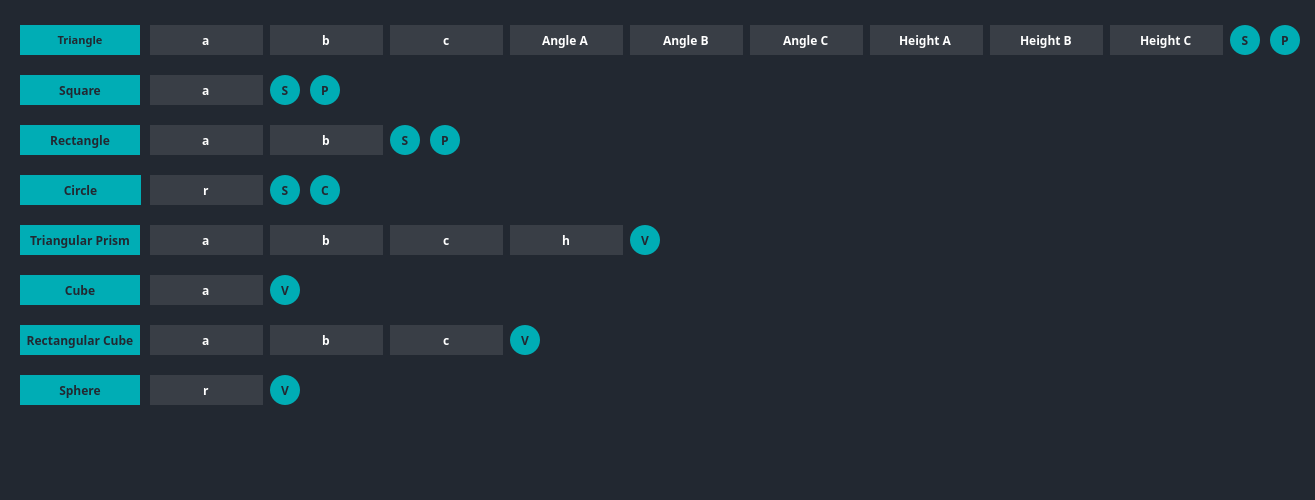
<?xml version="1.0" encoding="UTF-8"?>
<ui version="4.0">
 <class>Calculator3d</class>
 <widget class="QDialog" name="Calculator3d">
  <property name="geometry">
   <rect>
    <x>0</x>
    <y>0</y>
    <width>1315</width>
    <height>500</height>
   </rect>
  </property>
  <property name="minimumSize">
   <size>
    <width>1315</width>
    <height>500</height>
   </size>
  </property>
  <property name="maximumSize">
   <size>
    <width>1315</width>
    <height>500</height>
   </size>
  </property>
  <property name="windowTitle">
   <string>3dCalculator</string>
  </property>
  <property name="styleSheet">
   <string notr="true">background: rgb(34, 40, 49);
color: rgb(255, 255, 255);</string>
  </property>
  <widget class="QPushButton" name="TriangleButton">
   <property name="geometry">
    <rect>
     <x>20</x>
     <y>25</y>
     <width>120</width>
     <height>30</height>
    </rect>
   </property>
   <property name="font">
    <font>
     <family>Yu Gothic UI Semibold</family>
     <pointsize>8</pointsize>
     <weight>75</weight>
     <italic>false</italic>
     <bold>true</bold>
     <strikeout>false</strikeout>
     <kerning>true</kerning>
    </font>
   </property>
   <property name="styleSheet">
    <string notr="true">background: rgb(0, 173, 181);
color: rgb(34, 40, 49);
border: 0 solid black;</string>
   </property>
   <property name="text">
    <string>Triangle</string>
   </property>
  </widget>
  <widget class="QPushButton" name="SquareButton">
   <property name="geometry">
    <rect>
     <x>20</x>
     <y>75</y>
     <width>120</width>
     <height>30</height>
    </rect>
   </property>
   <property name="font">
    <font>
     <family>Yu Gothic UI Semibold</family>
     <weight>75</weight>
     <bold>true</bold>
    </font>
   </property>
   <property name="styleSheet">
    <string notr="true">background: rgb(0, 173, 181);
color: rgb(34, 40, 49);
border: 0 solid black;</string>
   </property>
   <property name="text">
    <string>Square</string>
   </property>
  </widget>
  <widget class="QPushButton" name="RectangleButton">
   <property name="geometry">
    <rect>
     <x>20</x>
     <y>125</y>
     <width>120</width>
     <height>30</height>
    </rect>
   </property>
   <property name="font">
    <font>
     <family>Yu Gothic UI Semibold</family>
     <weight>75</weight>
     <bold>true</bold>
    </font>
   </property>
   <property name="styleSheet">
    <string notr="true">background: rgb(0, 173, 181);
color: rgb(34, 40, 49);
border: 0 solid black;</string>
   </property>
   <property name="text">
    <string>Rectangle</string>
   </property>
  </widget>
  <widget class="QPushButton" name="CircleButton">
   <property name="geometry">
    <rect>
     <x>20</x>
     <y>175</y>
     <width>121</width>
     <height>30</height>
    </rect>
   </property>
   <property name="font">
    <font>
     <family>Yu Gothic UI Semibold</family>
     <weight>75</weight>
     <bold>true</bold>
    </font>
   </property>
   <property name="styleSheet">
    <string notr="true">background: rgb(0, 173, 181);
color: rgb(34, 40, 49);
border: 0 solid black;</string>
   </property>
   <property name="text">
    <string>Circle</string>
   </property>
  </widget>
  <widget class="QPushButton" name="TriangularPrismButton">
   <property name="geometry">
    <rect>
     <x>20</x>
     <y>225</y>
     <width>120</width>
     <height>30</height>
    </rect>
   </property>
   <property name="font">
    <font>
     <family>Yu Gothic UI Semibold</family>
     <weight>75</weight>
     <bold>true</bold>
    </font>
   </property>
   <property name="styleSheet">
    <string notr="true">background: rgb(0, 173, 181);
color: rgb(34, 40, 49);
border: 0 solid black;</string>
   </property>
   <property name="text">
    <string>Triangular Prism</string>
   </property>
  </widget>
  <widget class="QPushButton" name="CubeButton">
   <property name="geometry">
    <rect>
     <x>20</x>
     <y>275</y>
     <width>120</width>
     <height>30</height>
    </rect>
   </property>
   <property name="font">
    <font>
     <family>Yu Gothic UI Semibold</family>
     <weight>75</weight>
     <bold>true</bold>
    </font>
   </property>
   <property name="styleSheet">
    <string notr="true">background: rgb(0, 173, 181);
color: rgb(34, 40, 49);
border: 0 solid black;</string>
   </property>
   <property name="text">
    <string>Cube</string>
   </property>
  </widget>
  <widget class="QPushButton" name="RectangularCubeButton">
   <property name="geometry">
    <rect>
     <x>20</x>
     <y>325</y>
     <width>120</width>
     <height>30</height>
    </rect>
   </property>
   <property name="font">
    <font>
     <family>Yu Gothic UI Semibold</family>
     <weight>75</weight>
     <bold>true</bold>
    </font>
   </property>
   <property name="styleSheet">
    <string notr="true">background: rgb(0, 173, 181);
color: rgb(34, 40, 49);
border: 0 solid black;</string>
   </property>
   <property name="text">
    <string>Rectangular Cube</string>
   </property>
  </widget>
  <widget class="QPushButton" name="SphereButton">
   <property name="geometry">
    <rect>
     <x>20</x>
     <y>375</y>
     <width>120</width>
     <height>30</height>
    </rect>
   </property>
   <property name="font">
    <font>
     <family>Yu Gothic UI Semibold</family>
     <weight>75</weight>
     <bold>true</bold>
    </font>
   </property>
   <property name="styleSheet">
    <string notr="true">background: rgb(0, 173, 181);
color: rgb(34, 40, 49);
border: 0 solid black;</string>
   </property>
   <property name="text">
    <string>Sphere</string>
   </property>
  </widget>
  <widget class="QLineEdit" name="TriangleA">
   <property name="geometry">
    <rect>
     <x>150</x>
     <y>25</y>
     <width>113</width>
     <height>30</height>
    </rect>
   </property>
   <property name="font">
    <font>
     <family>Yu Gothic UI Semibold</family>
     <weight>75</weight>
     <bold>true</bold>
    </font>
   </property>
   <property name="styleSheet">
    <string notr="true">background-color: rgb(57, 62, 70);
border: 0 solid black;</string>
   </property>
   <property name="text">
    <string>a</string>
   </property>
   <property name="alignment">
    <set>Qt::AlignCenter</set>
   </property>
  </widget>
  <widget class="QLineEdit" name="SquareA">
   <property name="geometry">
    <rect>
     <x>150</x>
     <y>75</y>
     <width>113</width>
     <height>30</height>
    </rect>
   </property>
   <property name="font">
    <font>
     <family>Yu Gothic UI Semibold</family>
     <weight>75</weight>
     <bold>true</bold>
    </font>
   </property>
   <property name="styleSheet">
    <string notr="true">background-color: rgb(57, 62, 70);
border: 0 solid black;</string>
   </property>
   <property name="text">
    <string>a</string>
   </property>
   <property name="alignment">
    <set>Qt::AlignCenter</set>
   </property>
  </widget>
  <widget class="QLineEdit" name="RectangleA">
   <property name="geometry">
    <rect>
     <x>150</x>
     <y>125</y>
     <width>113</width>
     <height>30</height>
    </rect>
   </property>
   <property name="font">
    <font>
     <family>Yu Gothic UI Semibold</family>
     <weight>75</weight>
     <bold>true</bold>
    </font>
   </property>
   <property name="styleSheet">
    <string notr="true">background-color: rgb(57, 62, 70);
border: 0 solid black;</string>
   </property>
   <property name="text">
    <string>a</string>
   </property>
   <property name="alignment">
    <set>Qt::AlignCenter</set>
   </property>
  </widget>
  <widget class="QLineEdit" name="CircleR">
   <property name="geometry">
    <rect>
     <x>150</x>
     <y>175</y>
     <width>113</width>
     <height>30</height>
    </rect>
   </property>
   <property name="font">
    <font>
     <family>Yu Gothic UI Semibold</family>
     <weight>75</weight>
     <bold>true</bold>
    </font>
   </property>
   <property name="styleSheet">
    <string notr="true">background-color: rgb(57, 62, 70);
border: 0 solid black;</string>
   </property>
   <property name="text">
    <string>r</string>
   </property>
   <property name="alignment">
    <set>Qt::AlignCenter</set>
   </property>
  </widget>
  <widget class="QLineEdit" name="TriangularPrismA">
   <property name="geometry">
    <rect>
     <x>150</x>
     <y>225</y>
     <width>113</width>
     <height>30</height>
    </rect>
   </property>
   <property name="font">
    <font>
     <family>Yu Gothic UI Semibold</family>
     <weight>75</weight>
     <bold>true</bold>
    </font>
   </property>
   <property name="styleSheet">
    <string notr="true">background-color: rgb(57, 62, 70);
border: 0 solid black;</string>
   </property>
   <property name="text">
    <string>a</string>
   </property>
   <property name="alignment">
    <set>Qt::AlignCenter</set>
   </property>
  </widget>
  <widget class="QLineEdit" name="CubeA">
   <property name="geometry">
    <rect>
     <x>150</x>
     <y>275</y>
     <width>113</width>
     <height>30</height>
    </rect>
   </property>
   <property name="font">
    <font>
     <family>Yu Gothic UI Semibold</family>
     <weight>75</weight>
     <bold>true</bold>
    </font>
   </property>
   <property name="styleSheet">
    <string notr="true">background-color: rgb(57, 62, 70);
border: 0 solid black;</string>
   </property>
   <property name="text">
    <string>a</string>
   </property>
   <property name="alignment">
    <set>Qt::AlignCenter</set>
   </property>
  </widget>
  <widget class="QLineEdit" name="RectangularCubeA">
   <property name="geometry">
    <rect>
     <x>150</x>
     <y>325</y>
     <width>113</width>
     <height>30</height>
    </rect>
   </property>
   <property name="font">
    <font>
     <family>Yu Gothic UI Semibold</family>
     <weight>75</weight>
     <bold>true</bold>
    </font>
   </property>
   <property name="styleSheet">
    <string notr="true">background-color: rgb(57, 62, 70);
border: 0 solid black;</string>
   </property>
   <property name="text">
    <string>a</string>
   </property>
   <property name="alignment">
    <set>Qt::AlignCenter</set>
   </property>
  </widget>
  <widget class="QLineEdit" name="SphereR">
   <property name="geometry">
    <rect>
     <x>150</x>
     <y>375</y>
     <width>113</width>
     <height>30</height>
    </rect>
   </property>
   <property name="font">
    <font>
     <family>Yu Gothic UI Semibold</family>
     <weight>75</weight>
     <bold>true</bold>
    </font>
   </property>
   <property name="styleSheet">
    <string notr="true">background-color: rgb(57, 62, 70);
border: 0 solid black;</string>
   </property>
   <property name="text">
    <string>r</string>
   </property>
   <property name="alignment">
    <set>Qt::AlignCenter</set>
   </property>
  </widget>
  <widget class="QLineEdit" name="TriangleB">
   <property name="geometry">
    <rect>
     <x>270</x>
     <y>25</y>
     <width>113</width>
     <height>30</height>
    </rect>
   </property>
   <property name="font">
    <font>
     <family>Yu Gothic UI Semibold</family>
     <weight>75</weight>
     <bold>true</bold>
    </font>
   </property>
   <property name="styleSheet">
    <string notr="true">background-color: rgb(57, 62, 70);
border: 0 solid black;</string>
   </property>
   <property name="text">
    <string>b</string>
   </property>
   <property name="alignment">
    <set>Qt::AlignCenter</set>
   </property>
  </widget>
  <widget class="QLineEdit" name="TriangleC">
   <property name="geometry">
    <rect>
     <x>390</x>
     <y>25</y>
     <width>113</width>
     <height>30</height>
    </rect>
   </property>
   <property name="font">
    <font>
     <family>Yu Gothic UI Semibold</family>
     <weight>75</weight>
     <bold>true</bold>
    </font>
   </property>
   <property name="styleSheet">
    <string notr="true">background-color: rgb(57, 62, 70);
border: 0 solid black;</string>
   </property>
   <property name="text">
    <string>c</string>
   </property>
   <property name="alignment">
    <set>Qt::AlignCenter</set>
   </property>
  </widget>
  <widget class="QLineEdit" name="TriangleAngleA">
   <property name="geometry">
    <rect>
     <x>510</x>
     <y>25</y>
     <width>113</width>
     <height>30</height>
    </rect>
   </property>
   <property name="font">
    <font>
     <family>Yu Gothic UI Semibold</family>
     <weight>75</weight>
     <bold>true</bold>
    </font>
   </property>
   <property name="styleSheet">
    <string notr="true">background-color: rgb(57, 62, 70);
border: 0 solid black;</string>
   </property>
   <property name="text">
    <string>Angle A</string>
   </property>
   <property name="alignment">
    <set>Qt::AlignCenter</set>
   </property>
  </widget>
  <widget class="QLineEdit" name="TriangleAngleB">
   <property name="geometry">
    <rect>
     <x>630</x>
     <y>25</y>
     <width>113</width>
     <height>30</height>
    </rect>
   </property>
   <property name="font">
    <font>
     <family>Yu Gothic UI Semibold</family>
     <weight>75</weight>
     <bold>true</bold>
    </font>
   </property>
   <property name="styleSheet">
    <string notr="true">background-color: rgb(57, 62, 70);
border: 0 solid black;</string>
   </property>
   <property name="text">
    <string>Angle B</string>
   </property>
   <property name="alignment">
    <set>Qt::AlignCenter</set>
   </property>
  </widget>
  <widget class="QLineEdit" name="TriangleAngleC">
   <property name="geometry">
    <rect>
     <x>750</x>
     <y>25</y>
     <width>113</width>
     <height>30</height>
    </rect>
   </property>
   <property name="font">
    <font>
     <family>Yu Gothic UI Semibold</family>
     <weight>75</weight>
     <bold>true</bold>
    </font>
   </property>
   <property name="styleSheet">
    <string notr="true">background-color: rgb(57, 62, 70);
border: 0 solid black;</string>
   </property>
   <property name="text">
    <string>Angle C</string>
   </property>
   <property name="alignment">
    <set>Qt::AlignCenter</set>
   </property>
  </widget>
  <widget class="QLineEdit" name="TriangleHeightA">
   <property name="geometry">
    <rect>
     <x>870</x>
     <y>25</y>
     <width>113</width>
     <height>30</height>
    </rect>
   </property>
   <property name="font">
    <font>
     <family>Yu Gothic UI Semibold</family>
     <weight>75</weight>
     <bold>true</bold>
    </font>
   </property>
   <property name="styleSheet">
    <string notr="true">background-color: rgb(57, 62, 70);
border: 0 solid black;</string>
   </property>
   <property name="text">
    <string>Height A</string>
   </property>
   <property name="alignment">
    <set>Qt::AlignCenter</set>
   </property>
  </widget>
  <widget class="QLineEdit" name="RectangleB">
   <property name="geometry">
    <rect>
     <x>270</x>
     <y>125</y>
     <width>113</width>
     <height>30</height>
    </rect>
   </property>
   <property name="font">
    <font>
     <family>Yu Gothic UI Semibold</family>
     <weight>75</weight>
     <bold>true</bold>
    </font>
   </property>
   <property name="styleSheet">
    <string notr="true">background-color: rgb(57, 62, 70);
border: 0 solid black;</string>
   </property>
   <property name="text">
    <string>b</string>
   </property>
   <property name="alignment">
    <set>Qt::AlignCenter</set>
   </property>
  </widget>
  <widget class="QLineEdit" name="TriangularPrismC">
   <property name="geometry">
    <rect>
     <x>390</x>
     <y>225</y>
     <width>113</width>
     <height>30</height>
    </rect>
   </property>
   <property name="font">
    <font>
     <family>Yu Gothic UI Semibold</family>
     <weight>75</weight>
     <bold>true</bold>
    </font>
   </property>
   <property name="styleSheet">
    <string notr="true">background-color: rgb(57, 62, 70);
border: 0 solid black;</string>
   </property>
   <property name="text">
    <string>c</string>
   </property>
   <property name="alignment">
    <set>Qt::AlignCenter</set>
   </property>
  </widget>
  <widget class="QLineEdit" name="TriangularPrismH">
   <property name="geometry">
    <rect>
     <x>510</x>
     <y>225</y>
     <width>113</width>
     <height>30</height>
    </rect>
   </property>
   <property name="font">
    <font>
     <family>Yu Gothic UI Semibold</family>
     <weight>75</weight>
     <bold>true</bold>
    </font>
   </property>
   <property name="styleSheet">
    <string notr="true">background-color: rgb(57, 62, 70);
border: 0 solid black;</string>
   </property>
   <property name="text">
    <string>h</string>
   </property>
   <property name="alignment">
    <set>Qt::AlignCenter</set>
   </property>
  </widget>
  <widget class="QLineEdit" name="RectangularCubeB">
   <property name="geometry">
    <rect>
     <x>270</x>
     <y>325</y>
     <width>113</width>
     <height>30</height>
    </rect>
   </property>
   <property name="font">
    <font>
     <family>Yu Gothic UI Semibold</family>
     <weight>75</weight>
     <bold>true</bold>
    </font>
   </property>
   <property name="styleSheet">
    <string notr="true">background-color: rgb(57, 62, 70);
border: 0 solid black;</string>
   </property>
   <property name="text">
    <string>b</string>
   </property>
   <property name="alignment">
    <set>Qt::AlignCenter</set>
   </property>
  </widget>
  <widget class="QLineEdit" name="RectangularCubeC">
   <property name="geometry">
    <rect>
     <x>390</x>
     <y>325</y>
     <width>113</width>
     <height>30</height>
    </rect>
   </property>
   <property name="font">
    <font>
     <family>Yu Gothic UI Semibold</family>
     <weight>75</weight>
     <bold>true</bold>
    </font>
   </property>
   <property name="styleSheet">
    <string notr="true">background-color: rgb(57, 62, 70);
border: 0 solid black;</string>
   </property>
   <property name="text">
    <string>c</string>
   </property>
   <property name="alignment">
    <set>Qt::AlignCenter</set>
   </property>
  </widget>
  <widget class="QLineEdit" name="TriangleHeightB">
   <property name="geometry">
    <rect>
     <x>990</x>
     <y>25</y>
     <width>113</width>
     <height>30</height>
    </rect>
   </property>
   <property name="font">
    <font>
     <family>Yu Gothic UI Semibold</family>
     <weight>75</weight>
     <bold>true</bold>
    </font>
   </property>
   <property name="styleSheet">
    <string notr="true">background-color: rgb(57, 62, 70);
border: 0 solid black;</string>
   </property>
   <property name="text">
    <string>Height B</string>
   </property>
   <property name="alignment">
    <set>Qt::AlignCenter</set>
   </property>
  </widget>
  <widget class="QLineEdit" name="TriangleHeightC">
   <property name="geometry">
    <rect>
     <x>1110</x>
     <y>25</y>
     <width>113</width>
     <height>30</height>
    </rect>
   </property>
   <property name="font">
    <font>
     <family>Yu Gothic UI Semibold</family>
     <weight>75</weight>
     <bold>true</bold>
    </font>
   </property>
   <property name="styleSheet">
    <string notr="true">background-color: rgb(57, 62, 70);
border: 0 solid black;</string>
   </property>
   <property name="text">
    <string>Height C</string>
   </property>
   <property name="alignment">
    <set>Qt::AlignCenter</set>
   </property>
  </widget>
  <widget class="QLabel" name="label">
   <property name="geometry">
    <rect>
     <x>20</x>
     <y>424</y>
     <width>1280</width>
     <height>51</height>
    </rect>
   </property>
   <property name="font">
    <font>
     <family>Yu Gothic UI Semibold</family>
     <pointsize>20</pointsize>
     <weight>50</weight>
     <italic>false</italic>
     <bold>false</bold>
    </font>
   </property>
   <property name="autoFillBackground">
    <bool>false</bool>
   </property>
   <property name="styleSheet">
    <string notr="true">color: rgb(255, 255, 255);
font: 20pt;</string>
   </property>
   <property name="text">
    <string/>
   </property>
   <property name="textFormat">
    <enum>Qt::PlainText</enum>
   </property>
  </widget>
  <widget class="QPushButton" name="TriangleS">
   <property name="geometry">
    <rect>
     <x>1230</x>
     <y>25</y>
     <width>30</width>
     <height>30</height>
    </rect>
   </property>
   <property name="font">
    <font>
     <family>Yu Gothic UI Semibold</family>
     <weight>75</weight>
     <bold>true</bold>
    </font>
   </property>
   <property name="styleSheet">
    <string notr="true">background: rgb(0, 173, 181);
color: rgb(34, 40, 49);
border: 0 solid black;
border-radius: 15%;</string>
   </property>
   <property name="text">
    <string>S</string>
   </property>
  </widget>
  <widget class="QPushButton" name="TriangleP">
   <property name="geometry">
    <rect>
     <x>1270</x>
     <y>25</y>
     <width>30</width>
     <height>30</height>
    </rect>
   </property>
   <property name="font">
    <font>
     <family>Yu Gothic UI Semibold</family>
     <weight>75</weight>
     <bold>true</bold>
    </font>
   </property>
   <property name="styleSheet">
    <string notr="true">background: rgb(0, 173, 181);
color: rgb(34, 40, 49);
border: 0 solid black;
border-radius: 15%;</string>
   </property>
   <property name="text">
    <string>P</string>
   </property>
  </widget>
  <widget class="QPushButton" name="SquareS">
   <property name="geometry">
    <rect>
     <x>270</x>
     <y>75</y>
     <width>30</width>
     <height>30</height>
    </rect>
   </property>
   <property name="font">
    <font>
     <family>Yu Gothic UI Semibold</family>
     <weight>75</weight>
     <bold>true</bold>
    </font>
   </property>
   <property name="styleSheet">
    <string notr="true">background: rgb(0, 173, 181);
color: rgb(34, 40, 49);
border: 0 solid black;
border-radius: 15%;</string>
   </property>
   <property name="text">
    <string>S</string>
   </property>
  </widget>
  <widget class="QPushButton" name="SquareP">
   <property name="geometry">
    <rect>
     <x>310</x>
     <y>75</y>
     <width>30</width>
     <height>30</height>
    </rect>
   </property>
   <property name="font">
    <font>
     <family>Yu Gothic UI Semibold</family>
     <weight>75</weight>
     <bold>true</bold>
    </font>
   </property>
   <property name="styleSheet">
    <string notr="true">background: rgb(0, 173, 181);
color: rgb(34, 40, 49);
border: 0 solid black;
border-radius: 15%;</string>
   </property>
   <property name="text">
    <string>P</string>
   </property>
  </widget>
  <widget class="QPushButton" name="RectangleS">
   <property name="geometry">
    <rect>
     <x>390</x>
     <y>125</y>
     <width>30</width>
     <height>30</height>
    </rect>
   </property>
   <property name="font">
    <font>
     <family>Yu Gothic UI Semibold</family>
     <weight>75</weight>
     <bold>true</bold>
    </font>
   </property>
   <property name="styleSheet">
    <string notr="true">background: rgb(0, 173, 181);
color: rgb(34, 40, 49);
border: 0 solid black;
border-radius: 15%;</string>
   </property>
   <property name="text">
    <string>S</string>
   </property>
  </widget>
  <widget class="QPushButton" name="RectangleP">
   <property name="geometry">
    <rect>
     <x>430</x>
     <y>125</y>
     <width>30</width>
     <height>30</height>
    </rect>
   </property>
   <property name="font">
    <font>
     <family>Yu Gothic UI Semibold</family>
     <weight>75</weight>
     <bold>true</bold>
    </font>
   </property>
   <property name="styleSheet">
    <string notr="true">background: rgb(0, 173, 181);
color: rgb(34, 40, 49);
border: 0 solid black;
border-radius: 15%;</string>
   </property>
   <property name="text">
    <string>P</string>
   </property>
  </widget>
  <widget class="QPushButton" name="CircleS">
   <property name="geometry">
    <rect>
     <x>270</x>
     <y>175</y>
     <width>30</width>
     <height>30</height>
    </rect>
   </property>
   <property name="font">
    <font>
     <family>Yu Gothic UI Semibold</family>
     <weight>75</weight>
     <bold>true</bold>
    </font>
   </property>
   <property name="styleSheet">
    <string notr="true">background: rgb(0, 173, 181);
color: rgb(34, 40, 49);
border: 0 solid black;
border-radius: 15%;</string>
   </property>
   <property name="text">
    <string>S</string>
   </property>
  </widget>
  <widget class="QPushButton" name="CircleC">
   <property name="geometry">
    <rect>
     <x>310</x>
     <y>175</y>
     <width>30</width>
     <height>30</height>
    </rect>
   </property>
   <property name="font">
    <font>
     <family>Yu Gothic UI Semibold</family>
     <weight>75</weight>
     <bold>true</bold>
    </font>
   </property>
   <property name="styleSheet">
    <string notr="true">background: rgb(0, 173, 181);
color: rgb(34, 40, 49);
border: 0 solid black;
border-radius: 15%;</string>
   </property>
   <property name="text">
    <string>C</string>
   </property>
  </widget>
  <widget class="QPushButton" name="TriangularPrismV">
   <property name="geometry">
    <rect>
     <x>630</x>
     <y>225</y>
     <width>30</width>
     <height>30</height>
    </rect>
   </property>
   <property name="font">
    <font>
     <family>Yu Gothic UI Semibold</family>
     <weight>75</weight>
     <bold>true</bold>
    </font>
   </property>
   <property name="styleSheet">
    <string notr="true">background: rgb(0, 173, 181);
color: rgb(34, 40, 49);
border: 0 solid black;
border-radius: 15%;</string>
   </property>
   <property name="text">
    <string>V</string>
   </property>
  </widget>
  <widget class="QPushButton" name="CubeV">
   <property name="geometry">
    <rect>
     <x>270</x>
     <y>275</y>
     <width>30</width>
     <height>30</height>
    </rect>
   </property>
   <property name="font">
    <font>
     <family>Yu Gothic UI Semibold</family>
     <weight>75</weight>
     <bold>true</bold>
    </font>
   </property>
   <property name="styleSheet">
    <string notr="true">background: rgb(0, 173, 181);
color: rgb(34, 40, 49);
border: 0 solid black;
border-radius: 15%;</string>
   </property>
   <property name="text">
    <string>V</string>
   </property>
  </widget>
  <widget class="QPushButton" name="RectangularCubeV">
   <property name="geometry">
    <rect>
     <x>510</x>
     <y>325</y>
     <width>30</width>
     <height>30</height>
    </rect>
   </property>
   <property name="font">
    <font>
     <family>Yu Gothic UI Semibold</family>
     <weight>75</weight>
     <bold>true</bold>
    </font>
   </property>
   <property name="styleSheet">
    <string notr="true">background: rgb(0, 173, 181);
color: rgb(34, 40, 49);
border: 0 solid black;
border-radius: 15%;</string>
   </property>
   <property name="text">
    <string>V</string>
   </property>
  </widget>
  <widget class="QPushButton" name="SphereV">
   <property name="geometry">
    <rect>
     <x>270</x>
     <y>375</y>
     <width>30</width>
     <height>30</height>
    </rect>
   </property>
   <property name="font">
    <font>
     <family>Yu Gothic UI Semibold</family>
     <weight>75</weight>
     <bold>true</bold>
    </font>
   </property>
   <property name="styleSheet">
    <string notr="true">background: rgb(0, 173, 181);
color: rgb(34, 40, 49);
border: 0 solid black;
border-radius: 15%;</string>
   </property>
   <property name="text">
    <string>V</string>
   </property>
  </widget>
  <widget class="QLineEdit" name="TriangularPrismB">
   <property name="geometry">
    <rect>
     <x>270</x>
     <y>225</y>
     <width>113</width>
     <height>30</height>
    </rect>
   </property>
   <property name="font">
    <font>
     <family>Yu Gothic UI Semibold</family>
     <weight>75</weight>
     <bold>true</bold>
    </font>
   </property>
   <property name="styleSheet">
    <string notr="true">background-color: rgb(57, 62, 70);
border: 0 solid black;</string>
   </property>
   <property name="text">
    <string>b</string>
   </property>
   <property name="alignment">
    <set>Qt::AlignCenter</set>
   </property>
  </widget>
  <widget class="QWidget" name="ImageWidget" native="true">
   <property name="geometry">
    <rect>
     <x>1000</x>
     <y>100</y>
     <width>300</width>
     <height>300</height>
    </rect>
   </property>
  </widget>
 </widget>
 <resources/>
 <connections/>
</ui>
